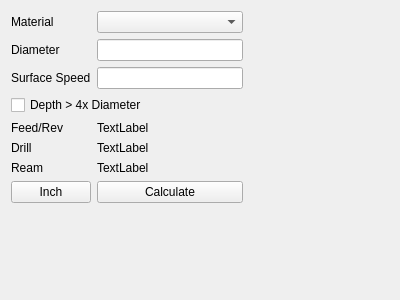
<?xml version="1.0" encoding="UTF-8"?>
<ui version="4.0">
 <class>Form</class>
 <widget class="QWidget" name="Form">
  <property name="geometry">
   <rect>
    <x>0</x>
    <y>0</y>
    <width>400</width>
    <height>300</height>
   </rect>
  </property>
  <property name="windowTitle">
   <string>Form</string>
  </property>
  <layout class="QGridLayout" name="gridLayout">
   <item row="7" column="0">
    <widget class="QPushButton" name="dsf_units_pb">
     <property name="text">
      <string>Inch</string>
     </property>
    </widget>
   </item>
   <item row="2" column="1">
    <widget class="QLineEdit" name="dfs_surface_speed_le"/>
   </item>
   <item row="0" column="0">
    <widget class="QLabel" name="label_3">
     <property name="text">
      <string>Material</string>
     </property>
    </widget>
   </item>
   <item row="1" column="1">
    <widget class="QLineEdit" name="dfs_diameter_le"/>
   </item>
   <item row="6" column="0">
    <widget class="QLabel" name="label_6">
     <property name="text">
      <string>Ream</string>
     </property>
    </widget>
   </item>
   <item row="5" column="0">
    <widget class="QLabel" name="label_8">
     <property name="text">
      <string>Drill</string>
     </property>
    </widget>
   </item>
   <item row="7" column="1">
    <widget class="QPushButton" name="dfs_calculate_pb">
     <property name="text">
      <string>Calculate</string>
     </property>
    </widget>
   </item>
   <item row="6" column="1">
    <widget class="QLabel" name="dsf_ream_lb">
     <property name="text">
      <string>TextLabel</string>
     </property>
    </widget>
   </item>
   <item row="1" column="2">
    <spacer name="horizontalSpacer">
     <property name="orientation">
      <enum>Qt::Horizontal</enum>
     </property>
     <property name="sizeHint" stdset="0">
      <size>
       <width>40</width>
       <height>20</height>
      </size>
     </property>
    </spacer>
   </item>
   <item row="3" column="0" colspan="2">
    <widget class="QCheckBox" name="dsf_deep_hole_cb">
     <property name="text">
      <string>Depth &gt; 4x Diameter</string>
     </property>
    </widget>
   </item>
   <item row="8" column="0">
    <spacer name="verticalSpacer">
     <property name="orientation">
      <enum>Qt::Vertical</enum>
     </property>
     <property name="sizeHint" stdset="0">
      <size>
       <width>20</width>
       <height>40</height>
      </size>
     </property>
    </spacer>
   </item>
   <item row="5" column="1">
    <widget class="QLabel" name="dsf_drill_lb">
     <property name="text">
      <string>TextLabel</string>
     </property>
    </widget>
   </item>
   <item row="1" column="0">
    <widget class="QLabel" name="label">
     <property name="text">
      <string>Diameter</string>
     </property>
    </widget>
   </item>
   <item row="0" column="1">
    <widget class="QComboBox" name="dsf_material_cb"/>
   </item>
   <item row="4" column="0">
    <widget class="QLabel" name="label_2">
     <property name="text">
      <string>Feed/Rev</string>
     </property>
    </widget>
   </item>
   <item row="2" column="0">
    <widget class="QLabel" name="label_7">
     <property name="text">
      <string>Surface Speed</string>
     </property>
    </widget>
   </item>
   <item row="4" column="1">
    <widget class="QLabel" name="dsf_feed_lb">
     <property name="text">
      <string>TextLabel</string>
     </property>
    </widget>
   </item>
  </layout>
 </widget>
 <resources/>
 <connections/>
</ui>
